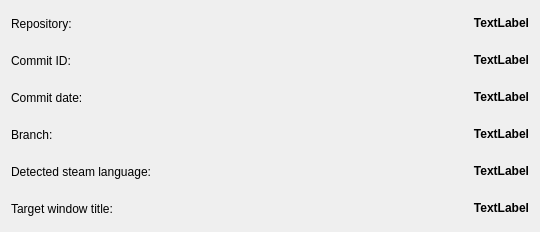
<?xml version="1.0" encoding="UTF-8"?>
<ui version="4.0">
 <class>AboutWindow</class>
 <widget class="QWidget" name="AboutWindow">
  <property name="geometry">
   <rect>
    <x>0</x>
    <y>0</y>
    <width>540</width>
    <height>228</height>
   </rect>
  </property>
  <property name="windowTitle">
   <string>About</string>
  </property>
  <layout class="QGridLayout" name="gridLayout">
   <property name="spacing">
    <number>12</number>
   </property>
   <item row="5" column="1">
    <widget class="QLabel" name="targetWindowTitle">
     <property name="minimumSize">
      <size>
       <width>0</width>
       <height>25</height>
      </size>
     </property>
     <property name="font">
      <font>
       <bold>true</bold>
      </font>
     </property>
     <property name="text">
      <string notr="true">TextLabel</string>
     </property>
     <property name="alignment">
      <set>Qt::AlignmentFlag::AlignRight|Qt::AlignmentFlag::AlignTrailing|Qt::AlignmentFlag::AlignVCenter</set>
     </property>
     <property name="textInteractionFlags">
      <set>Qt::TextInteractionFlag::TextSelectableByMouse</set>
     </property>
    </widget>
   </item>
   <item row="0" column="1">
    <widget class="QLabel" name="repository">
     <property name="minimumSize">
      <size>
       <width>0</width>
       <height>25</height>
      </size>
     </property>
     <property name="font">
      <font>
       <bold>true</bold>
      </font>
     </property>
     <property name="text">
      <string notr="true">TextLabel</string>
     </property>
     <property name="textFormat">
      <enum>Qt::TextFormat::RichText</enum>
     </property>
     <property name="alignment">
      <set>Qt::AlignmentFlag::AlignRight|Qt::AlignmentFlag::AlignTrailing|Qt::AlignmentFlag::AlignVCenter</set>
     </property>
     <property name="openExternalLinks">
      <bool>true</bool>
     </property>
     <property name="textInteractionFlags">
      <set>Qt::TextInteractionFlag::TextSelectableByMouse</set>
     </property>
    </widget>
   </item>
   <item row="4" column="1">
    <widget class="QLabel" name="detectedSteamLanguage">
     <property name="minimumSize">
      <size>
       <width>0</width>
       <height>25</height>
      </size>
     </property>
     <property name="font">
      <font>
       <bold>true</bold>
      </font>
     </property>
     <property name="text">
      <string notr="true">TextLabel</string>
     </property>
     <property name="alignment">
      <set>Qt::AlignmentFlag::AlignRight|Qt::AlignmentFlag::AlignTrailing|Qt::AlignmentFlag::AlignVCenter</set>
     </property>
     <property name="textInteractionFlags">
      <set>Qt::TextInteractionFlag::TextSelectableByMouse</set>
     </property>
    </widget>
   </item>
   <item row="5" column="0">
    <widget class="QLabel" name="label_3">
     <property name="minimumSize">
      <size>
       <width>0</width>
       <height>25</height>
      </size>
     </property>
     <property name="text">
      <string>Target window title:</string>
     </property>
    </widget>
   </item>
   <item row="4" column="0">
    <widget class="QLabel" name="label">
     <property name="minimumSize">
      <size>
       <width>0</width>
       <height>25</height>
      </size>
     </property>
     <property name="text">
      <string>Detected steam language:</string>
     </property>
    </widget>
   </item>
   <item row="1" column="0">
    <widget class="QLabel" name="label_5">
     <property name="minimumSize">
      <size>
       <width>0</width>
       <height>25</height>
      </size>
     </property>
     <property name="text">
      <string>Commit ID:</string>
     </property>
    </widget>
   </item>
   <item row="2" column="0">
    <widget class="QLabel" name="label_6">
     <property name="minimumSize">
      <size>
       <width>0</width>
       <height>25</height>
      </size>
     </property>
     <property name="text">
      <string>Commit date:</string>
     </property>
    </widget>
   </item>
   <item row="0" column="0">
    <widget class="QLabel" name="label_2">
     <property name="minimumSize">
      <size>
       <width>0</width>
       <height>25</height>
      </size>
     </property>
     <property name="text">
      <string>Repository:</string>
     </property>
    </widget>
   </item>
   <item row="3" column="0">
    <widget class="QLabel" name="label_7">
     <property name="minimumSize">
      <size>
       <width>0</width>
       <height>25</height>
      </size>
     </property>
     <property name="text">
      <string>Branch:</string>
     </property>
    </widget>
   </item>
   <item row="3" column="1">
    <widget class="QLabel" name="branch">
     <property name="minimumSize">
      <size>
       <width>0</width>
       <height>25</height>
      </size>
     </property>
     <property name="font">
      <font>
       <bold>true</bold>
      </font>
     </property>
     <property name="text">
      <string notr="true">TextLabel</string>
     </property>
     <property name="alignment">
      <set>Qt::AlignmentFlag::AlignRight|Qt::AlignmentFlag::AlignTrailing|Qt::AlignmentFlag::AlignVCenter</set>
     </property>
     <property name="textInteractionFlags">
      <set>Qt::TextInteractionFlag::TextSelectableByMouse</set>
     </property>
    </widget>
   </item>
   <item row="2" column="1">
    <widget class="QLabel" name="commitDate">
     <property name="minimumSize">
      <size>
       <width>0</width>
       <height>25</height>
      </size>
     </property>
     <property name="font">
      <font>
       <bold>true</bold>
      </font>
     </property>
     <property name="text">
      <string notr="true">TextLabel</string>
     </property>
     <property name="alignment">
      <set>Qt::AlignmentFlag::AlignRight|Qt::AlignmentFlag::AlignTrailing|Qt::AlignmentFlag::AlignVCenter</set>
     </property>
     <property name="textInteractionFlags">
      <set>Qt::TextInteractionFlag::TextSelectableByMouse</set>
     </property>
    </widget>
   </item>
   <item row="1" column="1">
    <widget class="QLabel" name="commitID">
     <property name="minimumSize">
      <size>
       <width>0</width>
       <height>25</height>
      </size>
     </property>
     <property name="font">
      <font>
       <bold>true</bold>
      </font>
     </property>
     <property name="text">
      <string notr="true">TextLabel</string>
     </property>
     <property name="alignment">
      <set>Qt::AlignmentFlag::AlignRight|Qt::AlignmentFlag::AlignTrailing|Qt::AlignmentFlag::AlignVCenter</set>
     </property>
     <property name="textInteractionFlags">
      <set>Qt::TextInteractionFlag::TextSelectableByMouse</set>
     </property>
    </widget>
   </item>
  </layout>
 </widget>
 <resources/>
 <connections/>
</ui>
